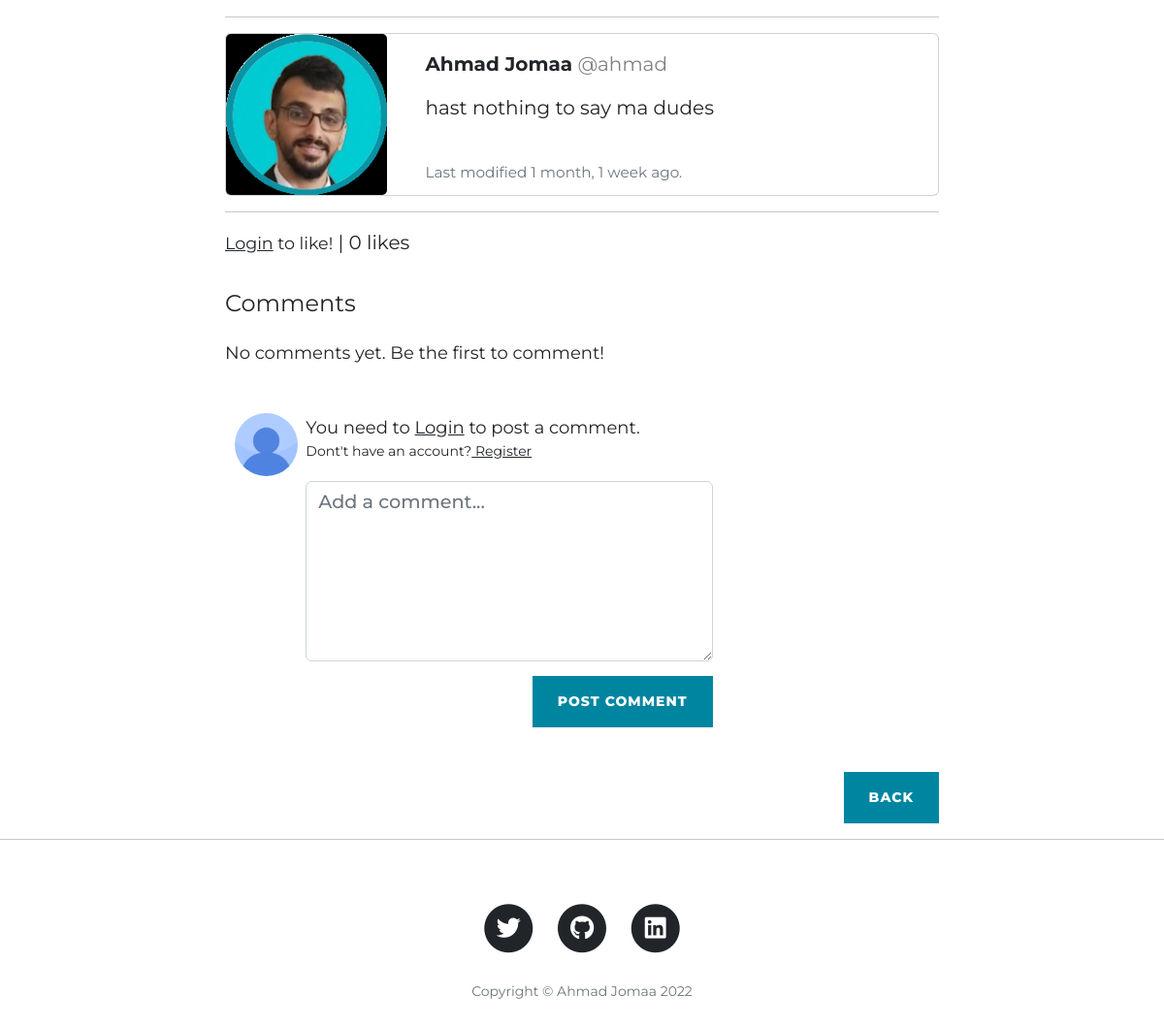
Before: /blog/post/6/ (lower part) with the older database file.
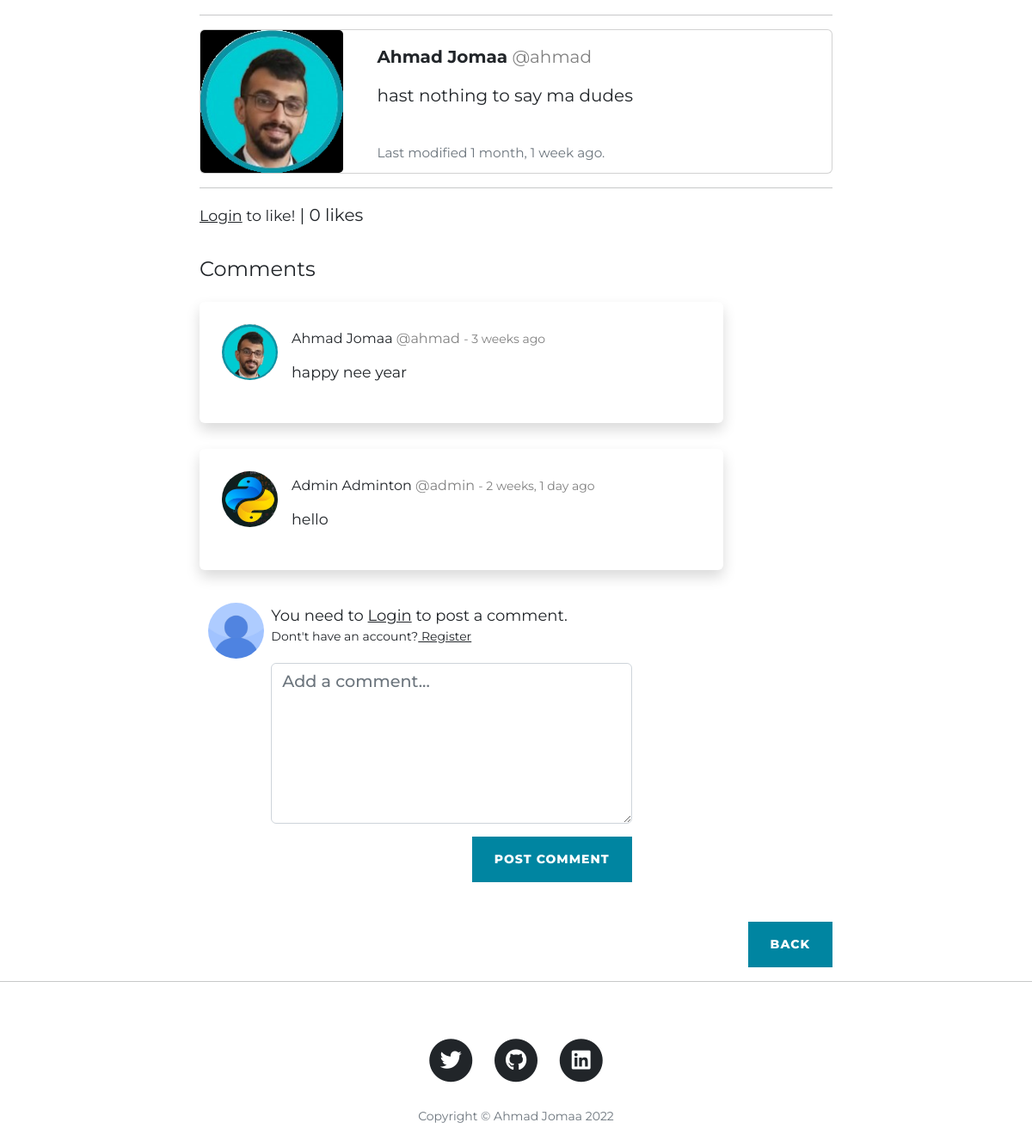
After: the same page with the newer database file.
### blog/models.py (models this page shows, shortened)
class BlogPost(models.Model):
    title = models.CharField(max_length=64)
    subtitle = models.CharField(max_length=128)
    body = RichTextField()
    choices = [("general", "General"), ("philosophy", "Philosophy"), ("science", "Science"),
                   ("history", "History"), ("politics", "Politics"), ("economics", "Economics"), ("other", "Other")]
    category = models.CharField(max_length=32, choices=choices)
    author = models.ForeignKey(User, on_delete=models.CASCADE)
    date = models.DateTimeField(auto_now_add=True)
    last_modified = models.DateTimeField(auto_now=True)
    likes = models.ManyToManyField(User, related_name="blog_posts")
    img = models.ImageField(verbose_name='Image',blank=True, null=True, upload_to="images/")
    class Meta:
        verbose_name_plural = "Posts"
    def total_likes(self):
        return self.likes.count()

class UserProfile(models.Model):
    user = models.OneToOneField(User, on_delete=models.CASCADE)
    bio = models.TextField(blank=True, null=True)
    pfp = models.ImageField(verbose_name='Profile Picture', blank=True, null=True, upload_to="images/profile")
    bg = models.ImageField(verbose_name='Background Image', blank=True, null=True, upload_to="images/background")
    following = models.ManyToManyField("self", related_name="followers", blank=True, symmetrical=False,)  # if symmetrical is True it means that both must follow each other, as in the case of "add friend"

class CommentPost(models.Model):
    post = models.ForeignKey(BlogPost, related_name="comments", on_delete=models.CASCADE)
    commentor = models.ForeignKey(User, related_name="commentor", on_delete=models.CASCADE)
    body = models.TextField(verbose_name="", blank=False, null=False)
    comment_date = models.DateTimeField(auto_now_add=True)
    class Meta:
        verbose_name_plural = "Comments"

### blog/views.py (the view, shortened to what this page needs)
# urls.py: path("post/<int:pk>/", PostView.as_view(), name="post_detail"),
class PostView(FormMixin, DetailView):
    template_name = "blog/post.html"
    model = BlogPost
    context_object_name = "post"
    form_class = CommentForm
    def get_context_data(self, **kwargs):
        context = super(PostView, self).get_context_data(**kwargs)
        likes = get_object_or_404(BlogPost, id=self.kwargs["pk"])
        total_likes = likes.total_likes()
        liked = False
        if likes.likes.filter(id=self.request.user.id).exists():
            liked = True
        context["total_likes"] = total_likes
        context["liked"] = liked
        context['form'] = CommentForm(initial={'post': self.object})
        return context
    def post(self, request, *args, **kwargs):
        self.object = self.get_object()
        form = self.get_form()
        if form.is_valid():
            return self.form_valid(form)
        else:
            return self.form_invalid(form)

### blog/forms.py (shortened to what this page needs)
class CommentForm(ModelForm):
    class Meta:
        model = CommentPost
        fields = ["body",]
        widgets = {
            "body": forms.Textarea(attrs={'class':'form-control', 'rows':6, "placeholder":"Add a comment..."}),
        }

### blog/context_processors.py (called while the page is built)
def add_variable_to_context(request):
    all_categories = {item[0]:item[1] for item in BlogPost.choices}
    return {"all_categories": all_categories}

### blog/templates/blog/post.html (shortened to what this page needs)
{% extends "blog/base.html" %}
{% load static %}
{% block content %}
<article>
    <div class="container">
        <div class="row">
            <div class="col-lg-8 col-md-10 mx-auto">
                <hr>
                <div class="card mb-3">
                    <div class="row no-gutters">
                        <div class="col-md-3">
                            {% if post.author.userprofile.pfp %}
                                <a href="{% url 'blog:user_posts' post.author.username %}"><img src="{{ post.author.userprofile.pfp.url }}" class="card-img" alt="..."></a>
                            {% else %}
                                <a href="{% url 'blog:user_posts' post.author.username %}"><img src="{% static 'images/default_img.jpg' %}" class="card-img" alt="..."></a>
                            {% endif %}
                        </div>
                        <div class="col-md-9">
                            <div class="card-body">
                                <hS class="card-title"><strong>{{ post.author.first_name|title }} {{post.author.last_name|title }}</strong> <a href="{% url 'blog:user_posts' post.author.username %}" style="text-decoration:none; color:grey;"> @{{post.author.username}}</a></hs>
                                <p class="card-text" style="margin-top:15px">{{ post.author.userprofile.bio }}</p>
                            </div>
                            <p class="small card-text" style="margin:0px 0px 10px 16px;; position:absolute; bottom:0;"><small class="text-muted">Last modified {{post.last_modified|timesince }} ago.</small></p>
                        </div>
                    </div>
                </div>
                <hr>
                <div class="form-group">
                    <form action="{% url 'blog:like_post' post.pk %}" method="POST">
                        {% if user.is_authenticated %}
                            {% if not liked %}
                                <button type="submit" name="post_id", value="{{ post.id }}" class="btn btn-primary btn-sm">Like <i class="fa-regular fa-thumbs-up"></i></button>
                            {% else %}
                                <button type="submit" name="post_id", value="{{ post.id }}" class="btn btn-primary btn-sm">Unlike <i class="fa-regular fa-thumbs-down"></i></button>
                            {% endif %}
                        {% else %}
                            <small><a href="{% url 'login' %}">Login</a> to like!</small>
                        {% endif %}
                        {% if total_likes != 1 %}
                            | {{total_likes}} likes
                        {% else %}
                            | {{total_likes}} like
                        {% endif %}
                    </form>
                    <p style="font-size:24px; margin-bottom:20px;">Comments</p>
                    {% if not post.comments.all %}
                        <p style="font-size:18px; margin-top:0px; margin-bottom:40px;">No comments yet. Be the first to comment!</p>
                    {% else %}
                        {% for comment in post.comments.all %}
                            <div class="row">
                                <div class="col-10">
                                    <div class="form-group shadow p-3 mb-0 bg-body rounded">
                                        <div class="d-flex flex-start">
                                            {% if comment.commentor.userprofile.pfp %}
                                                <a href="{% url 'blog:user_posts' comment.commentor.username %}">
                                                    <img class="rounded-circle shadow-1-strong me-3" style="margin:10px" src="{{comment.commentor.userprofile.pfp.url}}" alt="avatar" width="65" height="65" />
                                                </a>
                                            {% else %}
                                                <img class="rounded-circle shadow-1-strong me-3" style="margin:10px" src="{% static 'images/default_img.jpg' %}" alt="avatar" width="65" height="65" />
                                            {% endif %}
                                            <div class="flex-grow-1 flex-shrink-1">
                                                <div>
                                                    <div class="d-flex justify-content-between align-items-center">
                                                        <p class="mb-1" style="margin:15px 0px 0px; font-size:16px;">
                                                        {{comment.commentor.first_name|title }} {{comment.commentor.last_name|title }}
                                                        <a href="{% url 'blog:user_posts' comment.commentor.username %}" style="text-decoration:none; color:grey;"> @{{comment.commentor.username}}</a>
                                                        <span class="small" style="color:grey; font-size:10;">- {{comment.comment_date|timesince }} ago</span>
                                                        </p>
                                                    </div>
                                                    <p class="small mb-0" style="margin-top:10px; margin-right:100px; margin-bottom:10px">
                                                        {{comment.body|safe}}
                                                    </p>
                                                    <br style="line-height: 0px" />
                                                </div>
                                            </div>
                                        </div>
                                    </div>
                                </div>
                            </div>
                            <br style="line-height: 0px" />
                        {% endfor %}
                    {% endif %}
                    <div class="card border-0">
                        <div class="row">
                            <div class="col-1">
                                {% if user.userprofile.pfp %}
                                    <a href="{% url 'blog:user_posts' user.username %}">
                                     <img class="rounded-circle mt-2" style="margin:10px" src="{{user.userprofile.pfp.url}}" alt="avatar" width="65" height="65" />
                                    </a>
                                 {% else %}
                                    <img class="rounded-circle mt-2" style="margin:10px" src="{% static 'images/default_img.jpg' %}" alt="avatar" width="65" height="65" />
                                {% endif %}
                            </div>
                            <div class="col-7" style="margin-left:20px">
                                <div class="comment-box ml-2">
                                    {% if user.is_authenticated %}
                                        <p style="margin-top:10px; margin-bottom:20px; font-size:16px">{{user.first_name|title}} {{user.last_name|title}}<a href="{% url 'blog:user_posts' user.username %}" style="text-decoration:none; color:grey;"> @{{user.username}}</a></p>
                                    {% else %}
                                        <p style="margin-top:10px; margin-bottom:0px; font-size:18px;">You need to <a style="text-decoration:underline;" href="{% url 'login' %}">Login</a> to post a comment.</p>
                                        <p style="margin-top:0px; margin-bottom:20px; font-size:14px;">Dont't have an account?<a style="text-decoration:underline;" href="{% url 'signup' %}"> Register</a></p>
                                    {% endif %}
                                    <div class="comment-area">
                                        <form method="post">
                                            {{ form }}
                                            {% if user.is_authenticated %}
                                                <button class="btn btn-primary" style="float:right; margin-top:15px;">Post Comment</button>
                                            {% else %}
                                                <a href="{% url 'login' %}" class="btn btn-primary" style="float:right; margin-top:15px;">Post Comment</a>
                                            {% endif %}
                                        </form>
                                    </div>
                                </div>
                            </div>
                        </div>
                    </div>
                </div>
                <div class="col-lg-8 col-md-10 mx-auto comment" style="padding-left: 0;">
                    <ul class="commentList">
                    </ul>
                </div>
                <a class="btn btn-primary float-right" style="float: right;" href="{% url 'blog:home' %}">Back</a>
            </div>
        </div>
    </div>
</article>
<hr>
{% endblock %}

### blog/templates/blog/base.html (shortened to what this page needs)
<!DOCTYPE html>
{% load static %}
<html lang="en">
<head>
  <link href="https://cdn.jsdelivr.net/npm/bootstrap@5.2.3/dist/css/bootstrap.min.css" rel="stylesheet">
  <link rel="stylesheet" href="https://cdnjs.cloudflare.com/ajax/libs/font-awesome/6.2.1/css/all.min.css">
  <link href="{% static 'blog/css/clean-blog.css' %}" rel="stylesheet">
</head>
<body>
  {% block content %}
  {% endblock %}
  <footer>
    <div class="container">
      <div class="row">
        <div class="col-lg-8 col-md-10 mx-auto">
          <ul class="list-inline text-center">
            <li class="list-inline-item">
              <a href="https://twitter.com/" target="_blank">
                <span class="fa-stack fa-lg">
                  <i class="fas fa-circle fa-stack-2x"></i>
                  <i class="fab fa-twitter fa-stack-1x fa-inverse"></i>
                </span>
              </a>
            </li>
            <li class="list-inline-item">
              <a href="https://github.com/AhMadness" target="_blank">
                <span class="fa-stack fa-lg">
                  <i class="fas fa-circle fa-stack-2x"></i>
                  <i class="fab fa-github fa-stack-1x fa-inverse"></i>
                </span>
              </a>
            </li>
            <li class="list-inline-item">
              <a href="https://www.linkedin.com/in/ahmad-jomaa-950630191/" target="_blank">
                <span class="fa-stack fa-lg">
                  <i class="fas fa-circle fa-stack-2x"></i>
                  <i class="fab fa-linkedin fa-stack-1x fa-inverse"></i>
                </span>
              </a>
            </li>
          </ul>
          <p class="copyright text-muted">Copyright &copy; Ahmad Jomaa 2022</p>
        </div>
      </div>
    </div>
  </footer>
</body>
</html>

### blog/static/blog/css/clean-blog.css (style rules this page uses)
body { font-size: 20px; color: #212529; font-family: 'Montserrat', sans-serif; font-weight: 400; }
p { line-height: 1.5; margin: 30px 0; }
p a { text-decoration: none; }
a { color: #212529; transition: all 0.2s; }
.comment { padding-top: 20px; }
.commentList { padding:0; list-style:none; max-height:200px; overflow:auto; }
.form-control { font-size: 1.2rem; font-family: 'Montserrat', sans-serif; font-weight: 500; }
footer { padding: 50px 0 65px; }
footer .list-inline { margin: 0; padding: 0; }
footer .copyright { font-size: 14px; margin-bottom: 0; text-align: center; }
.btn { font-size: 14px; font-weight: 800; padding: 15px 25px; letter-spacing: 1px; text-transform: uppercase; border-radius: 0; font-family: 'Montserrat', sans-serif; font-weight: 800; }
.btn-primary { background-color: #0085A1; border-color: #0085A1; }

Changed rows visible on the page:
added CommentPost: commentor.userprofile.pfp (picture), commentor.first_name "Ahmad", commentor.last_name "Jomaa", commentor.username "ahmad", comment_date "3 weeks", body "happy nee year"
added CommentPost: commentor.userprofile.pfp (picture), commentor.first_name "Admin", commentor.last_name "Adminton", commentor.username "admin", comment_date "2 weeks, 1 day", body "hello"
Other visible differences:
text no longer shown: "No comments yet. Be the first to comment!"
